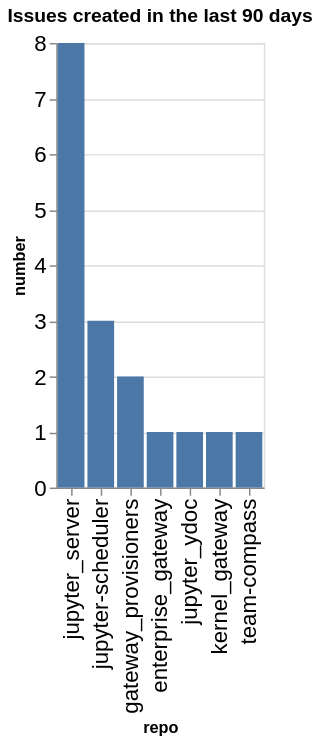

This figure's notebook cell:
### Code cell
created_counts = created.groupby(['org', 'repo']).count()['number'].reset_index()
created_counts['org/repo'] = created_counts.apply(lambda a: a['org'] + '/' + a['repo'], axis=1)
sorted_vals = created_counts.sort_values(['org', 'number'], ascending=False)['repo'].values
alt.Chart(data=created_counts, title=f"Issues created in the last {n_days} days").mark_bar().encode(
    x=alt.X('repo', sort=alt.Sort(sorted_vals.tolist())),
    y='number',
)

### Figure 1 — Vega-Lite specification as saved in the notebook (floating-point values rounded to 4 significant figures)
{"config": {"axisLeft": {"labelFontSize": 15}, "axisBottom": {"labelFontSize": 15}}, "data": {"name": "data-df6c13c49385cbad18b6152013a21b40"}, "mark": {"type": "bar"}, "encoding": {"x": {"field": "repo", "sort": ["jupyter_server", "jupyter-scheduler", "gateway_provisioners", "enterprise_gateway", "jupyter_ydoc", "kernel_gateway", "team-compass"], "type": "nominal"}, "y": {"field": "number", "type": "quantitative"}}, "title": "Issues created in the last 90 days", "$schema": "https://vega.github.io/schema/vega-lite/v5.20.1.json", "datasets": {"data-df6c13c49385cbad18b6152013a21b40": [{"org": "jupyter-server", "repo": "enterprise_gateway", "number": 1, "org/repo": "jupyter-server/enterprise_gateway"}, {"org": "jupyter-server", "repo": "gateway_provisioners", "number": 2, "org/repo": "jupyter-server/gateway_provisioners"}, {"org": "jupyter-server", "repo": "jupyter-scheduler", "number": 3, "org/repo": "jupyter-server/jupyter-scheduler"}, {"org": "jupyter-server", "repo": "jupyter_server", "number": 8, "org/repo": "jupyter-server/jupyter_server"}, {"org": "jupyter-server", "repo": "jupyter_ydoc", "number": 1, "org/repo": "jupyter-server/jupyter_ydoc"}, {"org": "jupyter-server", "repo": "kernel_gateway", "number": 1, "org/repo": "jupyter-server/kernel_gateway"}, {"org": "jupyter-server", "repo": "team-compass", "number": 1, "org/repo": "jupyter-server/team-compass"}]}}
